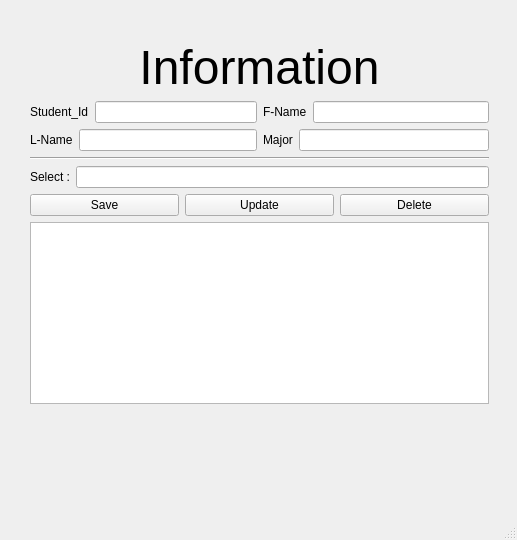
<?xml version="1.0" encoding="UTF-8"?>
<ui version="4.0">
 <class>MainWindow</class>
 <widget class="QMainWindow" name="MainWindow">
  <property name="geometry">
   <rect>
    <x>0</x>
    <y>0</y>
    <width>517</width>
    <height>540</height>
   </rect>
  </property>
  <property name="windowTitle">
   <string>MainWindow</string>
  </property>
  <widget class="QWidget" name="centralwidget">
   <widget class="QWidget" name="layoutWidget">
    <property name="geometry">
     <rect>
      <x>30</x>
      <y>40</y>
      <width>459</width>
      <height>364</height>
     </rect>
    </property>
    <layout class="QVBoxLayout" name="verticalLayout_5">
     <item>
      <layout class="QVBoxLayout" name="verticalLayout_4">
       <item>
        <widget class="QLabel" name="label_5">
         <property name="font">
          <font>
           <pointsize>36</pointsize>
          </font>
         </property>
         <property name="text">
          <string>Information</string>
         </property>
         <property name="alignment">
          <set>Qt::AlignCenter</set>
         </property>
        </widget>
       </item>
       <item>
        <layout class="QVBoxLayout" name="verticalLayout_3">
         <item>
          <layout class="QVBoxLayout" name="verticalLayout_2">
           <item>
            <layout class="QVBoxLayout" name="verticalLayout">
             <item>
              <layout class="QHBoxLayout" name="horizontalLayout_5">
               <item>
                <layout class="QHBoxLayout" name="horizontalLayout">
                 <item>
                  <widget class="QLabel" name="label">
                   <property name="text">
                    <string>Student_Id</string>
                   </property>
                  </widget>
                 </item>
                 <item>
                  <widget class="QLineEdit" name="id_student"/>
                 </item>
                </layout>
               </item>
               <item>
                <layout class="QHBoxLayout" name="horizontalLayout_2">
                 <item>
                  <widget class="QLabel" name="label_2">
                   <property name="text">
                    <string>F-Name</string>
                   </property>
                  </widget>
                 </item>
                 <item>
                  <widget class="QLineEdit" name="f_name"/>
                 </item>
                </layout>
               </item>
              </layout>
             </item>
             <item>
              <layout class="QHBoxLayout" name="horizontalLayout_6">
               <item>
                <layout class="QHBoxLayout" name="horizontalLayout_3">
                 <item>
                  <widget class="QLabel" name="label_3">
                   <property name="text">
                    <string>L-Name</string>
                   </property>
                  </widget>
                 </item>
                 <item>
                  <widget class="QLineEdit" name="l_name"/>
                 </item>
                </layout>
               </item>
               <item>
                <layout class="QHBoxLayout" name="horizontalLayout_4">
                 <item>
                  <widget class="QLabel" name="label_4">
                   <property name="text">
                    <string>Major</string>
                   </property>
                  </widget>
                 </item>
                 <item>
                  <widget class="QLineEdit" name="major"/>
                 </item>
                </layout>
               </item>
              </layout>
             </item>
            </layout>
           </item>
          </layout>
         </item>
         <item>
          <widget class="Line" name="line">
           <property name="orientation">
            <enum>Qt::Horizontal</enum>
           </property>
          </widget>
         </item>
         <item>
          <layout class="QHBoxLayout" name="horizontalLayout_8">
           <item>
            <widget class="QLabel" name="label_6">
             <property name="text">
              <string>Select :</string>
             </property>
            </widget>
           </item>
           <item>
            <widget class="QLineEdit" name="lineCode"/>
           </item>
          </layout>
         </item>
         <item>
          <layout class="QHBoxLayout" name="horizontalLayout_7">
           <item>
            <widget class="QPushButton" name="btn_save">
             <property name="text">
              <string>Save</string>
             </property>
            </widget>
           </item>
           <item>
            <widget class="QPushButton" name="btn_update">
             <property name="text">
              <string>Update</string>
             </property>
            </widget>
           </item>
           <item>
            <widget class="QPushButton" name="btn_delete">
             <property name="text">
              <string>Delete</string>
             </property>
            </widget>
           </item>
          </layout>
         </item>
        </layout>
       </item>
      </layout>
     </item>
     <item>
      <widget class="QTableWidget" name="tableWidget"/>
     </item>
    </layout>
   </widget>
  </widget>
  <widget class="QMenuBar" name="menubar">
   <property name="geometry">
    <rect>
     <x>0</x>
     <y>0</y>
     <width>517</width>
     <height>21</height>
    </rect>
   </property>
  </widget>
  <widget class="QStatusBar" name="statusbar"/>
 </widget>
 <resources/>
 <connections/>
</ui>
